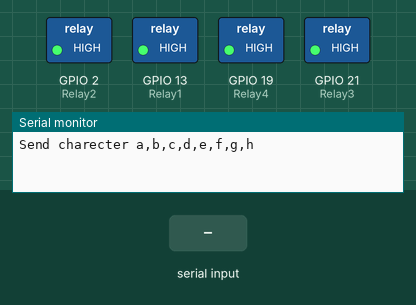
Recording of a sketch running on a simulated ESP32. On the bench: switched loads named in the sketch (green lamp = pin HIGH), the last lines printed to the serial monitor. Inputs (shaded band) come from the test bench. Nothing arrives over Bluetooth unless stated.

Above: at 1.2 s.
1.3 s: "a\n" received over the second serial link
At 2.3 s:
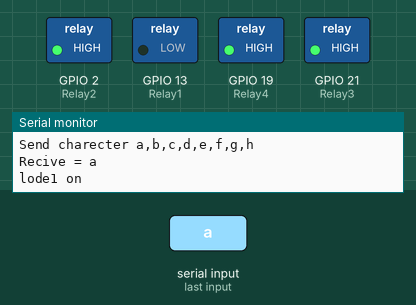
2.8 s: "c\n" received over the second serial link
At 3.5 s:
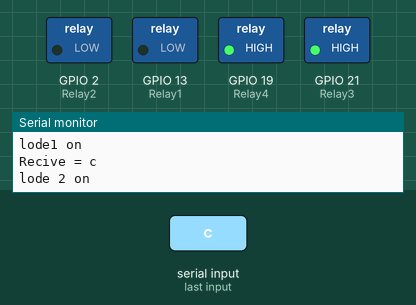
4.3 s: "b\n" received over the second serial link
At 4.6 s:
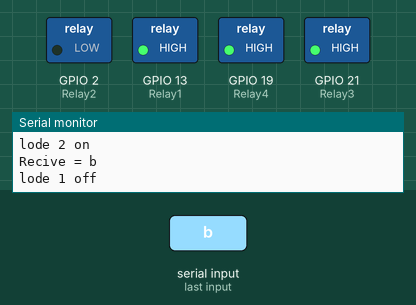
5.8 s: "e\n" received over the second serial link
At 6.9 s:
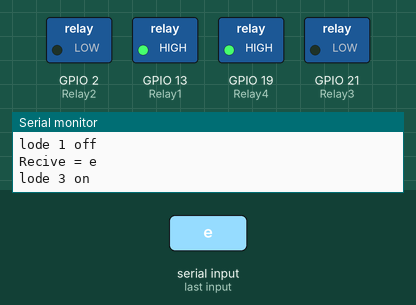
7.3 s: "d\n" received over the second serial link
At 8.1 s:
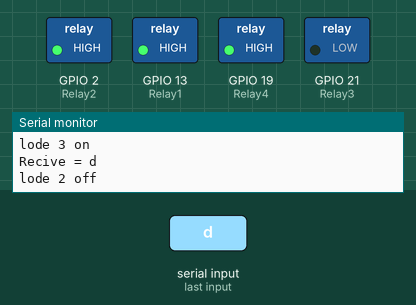
8.8 s: "g\n" received over the second serial link
At 9.2 s:
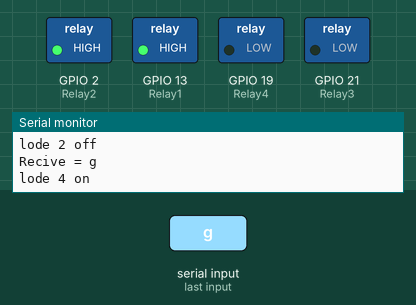
Timing chart, 0 to 11.3 s (numbered marks = the images above; inputs shaded):
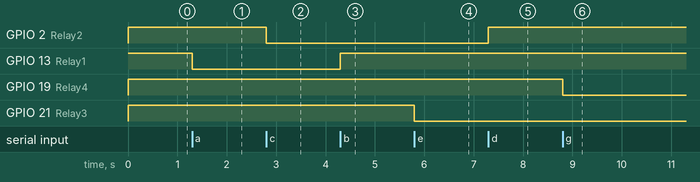

The sketch:

wirelessly_lode_control.ino
```cpp
/* Project name: Bluetooth to Wirelessly (250AC) load control.

Equipments -> ESP32, 4 channel relay, up to 4 lodes and bluetooth temminal Software.

User Control system ->

.. a = lode1 on
.. b = lode1 off

.. c = lode2 on
.. d = lode2 off

.. e = lode3 on
.. f = lode3 off

.. g = lode4 on
.. h = lode4 off

*/

#include"BluetoothSerial.h"            // Bluetooth hader file

BluetoothSerial mybluetooth;            // Bluetooth Remote system

char recivedChar;                       // Data type Declar, this data type is charecter type

// Microcontroller to relay pin Declar

const int Relay1 = 13;
const int Relay2 = 2;
const int Relay3 = 21;
const int Relay4 = 19;

void setup(){
  Serial.begin(9600);                    // vertual terminal number declar

  mybluetooth.begin("roy_esp32");          // Bluetooth name Ensure

  // pin modes type declar
  pinMode(13, OUTPUT);
  pinMode(2, OUTPUT);
  pinMode(21, OUTPUT);
  pinMode(19, OUTPUT);

  // Relay first Mode set

  digitalWrite(Relay1, HIGH);
  digitalWrite(Relay2, HIGH);
  digitalWrite(Relay3, HIGH);
  digitalWrite(Relay4, HIGH);

  Serial.println("Send charecter a,b,c,d,e,f,g,h");            // user operate charecter ensure line
}


void loop(){

  // Bluetooth data recive Command
  if (mybluetooth.available()) {
    recivedChar = mybluetooth.read();             // recive data checking

    if (recivedChar == '\n' || recivedChar == '\r') {             // ignor \n and \r
      return;
    }

    Serial.print("Recive = ");                   // recive charecter printing line
    Serial.println(recivedChar);                 // recive charecter store variable

    // Controlling condition

    if (recivedChar == 'a') {
      digitalWrite(Relay1, LOW);
      Serial.println("lode1 on\n");
    }
    else if (recivedChar == 'b') {
      digitalWrite(Relay1, HIGH);
      Serial.println("lode 1 off\n");
    }
    else if (recivedChar == 'c') {
      digitalWrite(Relay2, LOW);
      Serial.println("lode 2 on\n");
    }
    else if (recivedChar == 'd') {
      digitalWrite(Relay2, HIGH);
      Serial.println("lode 2 off\n");
    }
    else if (recivedChar == 'e') {
      digitalWrite(Relay3, LOW);
      Serial.println("lode 3 on\n");
    }
    else if (recivedChar == 'f') {
      digitalWrite(Relay3, HIGH);
      Serial.println("lode 3 off\n");
    }
    else if (recivedChar == 'g') {
      digitalWrite(Relay4, LOW);
      Serial.println("lode 4 on\n");
    }
    else if (recivedChar == 'h') {
      digitalWrite(Relay4, HIGH);
      Serial.println("lode 4 off\n");
    }
    else {
      Serial.println("not match!\nplz enter a,b,c,d,e,f,g,h");
    }

  }
}
```

Measured:
- after the input at 1.3 s, GPIO 13 (Relay1): HIGH → LOW at once
- after the input at 2.8 s, GPIO 2 (Relay2): HIGH → LOW at once
- after the input at 4.3 s, GPIO 13 (Relay1): LOW → HIGH at once
- after the input at 5.8 s, GPIO 21 (Relay3): HIGH → LOW at once
- after the input at 7.3 s, GPIO 2 (Relay2): LOW → HIGH at once
- after the input at 8.8 s, GPIO 19 (Relay4): HIGH → LOW at once
